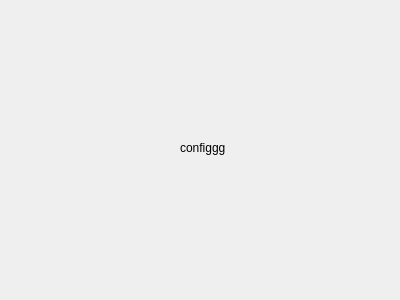
<?xml version="1.0" encoding="UTF-8"?>
<ui version="4.0">
 <class>ConfigureWidget</class>
 <widget class="QWidget" name="ConfigureWidget">
  <property name="geometry">
   <rect>
    <x>0</x>
    <y>0</y>
    <width>400</width>
    <height>300</height>
   </rect>
  </property>
  <property name="windowTitle">
   <string>Form</string>
  </property>
  <widget class="QLabel" name="label">
   <property name="geometry">
    <rect>
     <x>180</x>
     <y>140</y>
     <width>60</width>
     <height>16</height>
    </rect>
   </property>
   <property name="text">
    <string>configgg</string>
   </property>
  </widget>
 </widget>
 <resources/>
 <connections/>
</ui>
